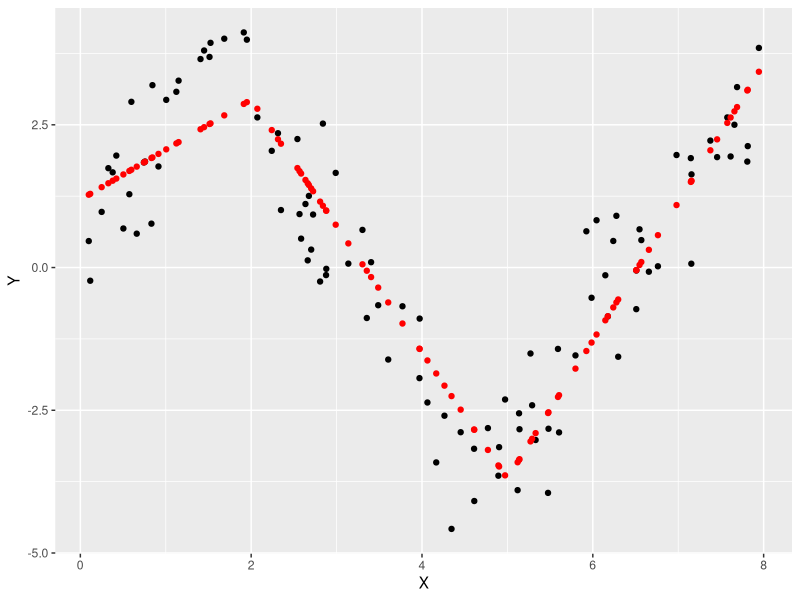
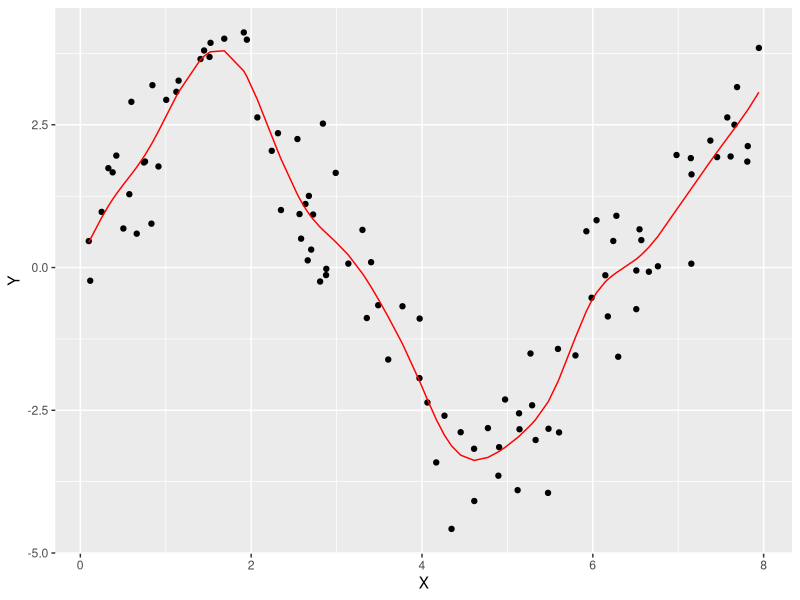

Source code (R) for these figures, in order:
#############################
####### Computer Lab 1 ######
######### Block 2 ###########
########  732A95  ###########


setwd("/Users/EmilsHem/Documents/732A95/B2lab1")
cube<-read.csv2("B2lab1/cube.csv")

# Assignment 1 

## 1.1 

myspline <- function(Y, X, knots){

#pmax returns all values that are over the value specified in the vector supplied
#all other values the specified break point is returned. so for example in a vector
#with values -10:10 and 5 specified all numbers = and below 5 it will return 5 for
#the other values it will return their specific values. 
#pmax(-10:10,5)

#So when the book specifies h3(X) = (X - \xi_1)+ it basicly says for all values that are 
#positive when the calculation X- \xi_1 is preformed should be kept as their original value
#all other are equal 0, therefor pmax(X - knots[1], 0) will return the correct values. 

#H_1(X) = 1 is added in the model.matrix and is not neccesary. 
#H_2 = X 
#H_3:length(knots) = h3(X) = (X - \xi_i)


H <- cbind(X,sapply(knots, FUN = function(k) pmax(X-k,0)) )
colnames(H) <- c("X",paste0("H",1:length(knots)))
myLM <- lm(Y ~ H)
myPredictedData<-data.frame(cbind(Y,X, predict(myLM)))
colnames(myPredictedData) <- c("Y","X","Predictions")
library(ggplot2)           

p<-ggplot(data = myPredictedData) + geom_point(aes(x = X, y = Y)) + geom_point(aes(x = X, y = Predictions),color = "red")

plot(p)
return(myLM)
}
 

## 1.2     
a<-myspline(Y = cube$y, X = cube$x, knots = c(2,5))
summary(a)

## 1.3 
smoothSpline <- smooth.spline(y = cube$y, x = cube$x)

SSpline<-data.frame(cbind(cube$y,cube$x, fitted(smoothSpline)))
colnames(SSpline) <- c("Y","X","Predictions")

ggplot(data = SSpline) + geom_point(aes(x = X, y = Y)) + geom_line(aes(x = X, y = Predictions),color = "red")

#Hur specificerar man specifika knots.



